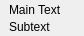
<?xml version="1.0" encoding="UTF-8"?>
<ui version="4.0">
 <class>StyledButton</class>
 <widget class="QWidget" name="StyledButton">
  <property name="geometry">
   <rect>
    <x>0</x>
    <y>0</y>
    <width>84</width>
    <height>36</height>
   </rect>
  </property>
  <property name="windowTitle">
   <string>Form</string>
  </property>
  <layout class="QHBoxLayout" name="horizontalLayout_2">
   <property name="spacing">
    <number>0</number>
   </property>
   <property name="margin">
    <number>0</number>
   </property>
   <item>
    <widget class="QWidget" name="buttonBackground" native="true">
     <layout class="QHBoxLayout" name="horizontalLayout">
      <property name="spacing">
       <number>0</number>
      </property>
      <property name="margin">
       <number>2</number>
      </property>
      <item>
       <widget class="QLabel" name="arrowIcon">
        <property name="text">
         <string/>
        </property>
        <property name="pixmap">
         <pixmap resource="icons.qrc">:/icons/bullet_arrow_right.png</pixmap>
        </property>
       </widget>
      </item>
      <item>
       <layout class="QVBoxLayout" name="verticalLayout">
        <property name="spacing">
         <number>2</number>
        </property>
        <item>
         <widget class="QLabel" name="mainTextLabel">
          <property name="text">
           <string>Main Text</string>
          </property>
         </widget>
        </item>
        <item>
         <widget class="QLabel" name="subtextLabel">
          <property name="text">
           <string>Subtext</string>
          </property>
         </widget>
        </item>
       </layout>
      </item>
      <item>
       <spacer name="horizontalSpacer">
        <property name="orientation">
         <enum>Qt::Horizontal</enum>
        </property>
        <property name="sizeHint" stdset="0">
         <size>
          <width>40</width>
          <height>20</height>
         </size>
        </property>
       </spacer>
      </item>
     </layout>
    </widget>
   </item>
  </layout>
 </widget>
 <resources>
  <include location="icons.qrc"/>
 </resources>
 <connections/>
</ui>
